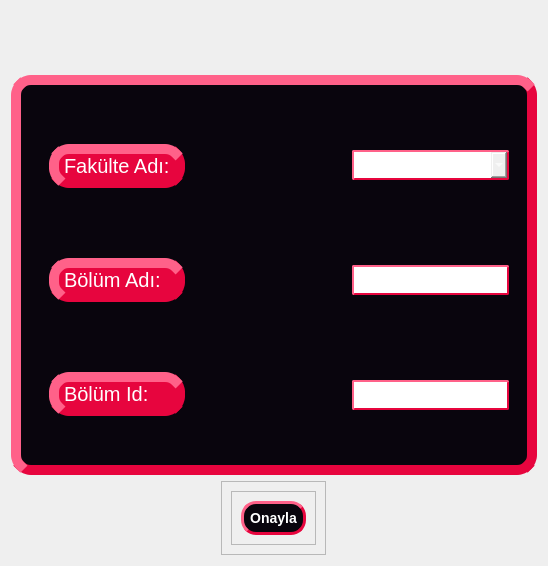
         <widget class="QWidget" name="pageBolumEkle">
          <layout class="QVBoxLayout" name="verticalLayout_20">
           <property name="topMargin">
            <number>75</number>
           </property>
           <item alignment="Qt::AlignHCenter|Qt::AlignVCenter">
            <widget class="QFrame" name="frame_18">
             <property name="styleSheet">
              <string notr="true">QFrame{
background-color: rgb(9,5,13);
border-color: rgb(231, 5, 62);
border-width: 10px;
border-style: outset;
border-radius: 20px;
}</string>
             </property>
             <property name="frameShape">
              <enum>QFrame::StyledPanel</enum>
             </property>
             <property name="frameShadow">
              <enum>QFrame::Raised</enum>
             </property>
             <layout class="QHBoxLayout" name="horizontalLayout_8" stretch="50,50">
              <property name="topMargin">
               <number>9</number>
              </property>
              <property name="bottomMargin">
               <number>40</number>
              </property>
              <item alignment="Qt::AlignHCenter|Qt::AlignVCenter">
               <widget class="QFrame" name="frame_19">
                <property name="styleSheet">
                 <string notr="true">border:none;</string>
                </property>
                <property name="frameShape">
                 <enum>QFrame::StyledPanel</enum>
                </property>
                <property name="frameShadow">
                 <enum>QFrame::Raised</enum>
                </property>
                <layout class="QVBoxLayout" name="verticalLayout_21">
                 <property name="spacing">
                  <number>70</number>
                 </property>
                 <property name="leftMargin">
                  <number>9</number>
                 </property>
                 <property name="topMargin">
                  <number>50</number>
                 </property>
                 <property name="rightMargin">
                  <number>75</number>
                 </property>
                 <item>
                  <widget class="QLabel" name="label_10">
                   <property name="styleSheet">
                    <string notr="true">QLabel{
background-color: rgb(231, 5, 62);
border-color: rgb(231, 5, 62);
border-width: 10px;
border-style: outset;
border-radius: 20px;
color:rgb(255,255,255);
font-size: 20px;
}</string>
                   </property>
                   <property name="text">
                    <string>Fakülte Adı:</string>
                   </property>
                  </widget>
                 </item>
                 <item>
                  <widget class="QLabel" name="label_11">
                   <property name="styleSheet">
                    <string notr="true">QLabel{
background-color: rgb(231, 5, 62);
border-color: rgb(231, 5, 62);
border-width: 10px;
border-style: outset;
border-radius: 20px;
color:rgb(255,255,255);
font-size: 20px;
}</string>
                   </property>
                   <property name="text">
                    <string>Bölüm Adı:</string>
                   </property>
                  </widget>
                 </item>
                 <item>
                  <widget class="QLabel" name="label_12">
                   <property name="styleSheet">
                    <string notr="true">QLabel{
background-color: rgb(231, 5, 62);
border-color: rgb(231, 5, 62);
border-width: 10px;
border-style: outset;
border-radius: 20px;
color:rgb(255,255,255);
font-size: 20px;
}</string>
                   </property>
                   <property name="text">
                    <string>Bölüm Id:</string>
                   </property>
                  </widget>
                 </item>
                </layout>
               </widget>
              </item>
              <item alignment="Qt::AlignHCenter|Qt::AlignVCenter">
               <widget class="QFrame" name="frame_20">
                <property name="styleSheet">
                 <string notr="true">border:none;</string>
                </property>
                <property name="frameShape">
                 <enum>QFrame::StyledPanel</enum>
                </property>
                <property name="frameShadow">
                 <enum>QFrame::Raised</enum>
                </property>
                <layout class="QVBoxLayout" name="verticalLayout_22">
                 <property name="spacing">
                  <number>85</number>
                 </property>
                 <property name="leftMargin">
                  <number>75</number>
                 </property>
                 <property name="topMargin">
                  <number>50</number>
                 </property>
                 <item>
                  <widget class="QComboBox" name="cmBoxBolumEkleFakulte">
                   <property name="styleSheet">
                    <string notr="true">QComboBox{
border-color: rgb(231, 5, 62);
border-width: 2px;
border-style: outset;
border-radius: 2px;
color:rgb(255,255,255);
font-size: 20px;
}

QComboBox:hover {
background-color: qlineargradient(spread:pad, x1:0, y1:1, x2:0, y2:0, stop:0 rgb(41, 128, 185), stop:1 rgb(52, 152, 219));
}

QComboBox QAbstractItemView {
selection-background-color: lightgray;
color:rgb(255,255,255);
}</string>
                   </property>
                  </widget>
                 </item>
                 <item>
                  <widget class="QLineEdit" name="lnEkleBolumAd">
                   <property name="styleSheet">
                    <string notr="true">QLineEdit{
border-color: rgb(231, 5, 62);
border-width: 2px;
border-style: outset;
border-radius: 2px;
color:rgb(255,255,255);
font-size: 20px;
}

QLineEdit:hover {
background-color: qlineargradient(spread:pad, x1:0, y1:1, x2:0, y2:0, stop:0 rgb(41, 128, 185), stop:1 rgb(52, 152, 219));
}</string>
                   </property>
                  </widget>
                 </item>
                 <item>
                  <widget class="QLineEdit" name="lnEkleBolumId">
                   <property name="styleSheet">
                    <string notr="true">QLineEdit{
border-color: rgb(231, 5, 62);
border-width: 2px;
border-style: outset;
border-radius: 2px;
color:rgb(255,255,255);
font-size: 20px;
}

QLineEdit:hover {
background-color: qlineargradient(spread:pad, x1:0, y1:1, x2:0, y2:0, stop:0 rgb(41, 128, 185), stop:1 rgb(52, 152, 219));
}</string>
                   </property>
                  </widget>
                 </item>
                </layout>
               </widget>
              </item>
             </layout>
            </widget>
           </item>
           <item alignment="Qt::AlignHCenter|Qt::AlignVCenter">
            <widget class="QFrame" name="frame_21">
             <property name="frameShape">
              <enum>QFrame::StyledPanel</enum>
             </property>
             <property name="frameShadow">
              <enum>QFrame::Raised</enum>
             </property>
             <layout class="QVBoxLayout" name="verticalLayout_23">
              <item alignment="Qt::AlignHCenter|Qt::AlignVCenter">
               <widget class="QFrame" name="frame_22">
                <property name="frameShape">
                 <enum>QFrame::StyledPanel</enum>
                </property>
                <property name="frameShadow">
                 <enum>QFrame::Raised</enum>
                </property>
                <layout class="QVBoxLayout" name="verticalLayout_24">
                 <item>
                  <widget class="QPushButton" name="btnBolumEkleOnayla">
                   <property name="styleSheet">
                    <string notr="true">QPushButton {
	background-color: rgb(9,5,13);
    border-style: outset;
    border-width: 3px;
    border-radius: 15px;
    border-color: rgb(231,5,62);
    font: bold 14px;
	color:rgb(255,255,255);
    min-width: 10em;
    padding: 6px;
}

QPushButton:hover {
background-color: qlineargradient(spread:pad, x1:0, y1:1, x2:0, y2:0, stop:0 rgb(41, 128, 185), stop:1 rgb(52, 152, 219));
}</string>
                   </property>
                   <property name="text">
                    <string>Onayla</string>
                   </property>
                  </widget>
                 </item>
                </layout>
               </widget>
              </item>
             </layout>
            </widget>
           </item>
          </layout>
         </widget>
